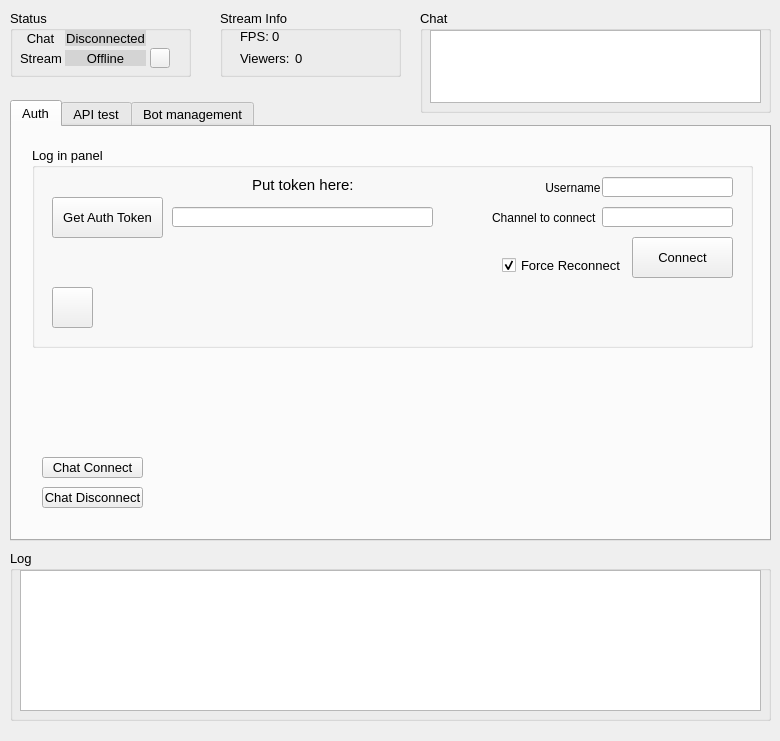
<?xml version="1.0" encoding="UTF-8"?>
<ui version="4.0">
 <class>Widget</class>
 <widget class="QWidget" name="Widget">
  <property name="geometry">
   <rect>
    <x>0</x>
    <y>0</y>
    <width>780</width>
    <height>741</height>
   </rect>
  </property>
  <property name="font">
   <font>
    <pointsize>10</pointsize>
   </font>
  </property>
  <property name="windowTitle">
   <string>Widget</string>
  </property>
  <property name="windowIcon">
   <iconset resource="resources.qrc">
    <normaloff>:/pic/DansGame.png</normaloff>:/pic/DansGame.png</iconset>
  </property>
  <widget class="QGroupBox" name="logBox">
   <property name="geometry">
    <rect>
     <x>10</x>
     <y>550</y>
     <width>761</width>
     <height>171</height>
    </rect>
   </property>
   <property name="title">
    <string>Log</string>
   </property>
   <widget class="QListWidget" name="log">
    <property name="geometry">
     <rect>
      <x>10</x>
      <y>20</y>
      <width>741</width>
      <height>141</height>
     </rect>
    </property>
    <property name="font">
     <font>
      <pointsize>12</pointsize>
     </font>
    </property>
    <property name="selectionMode">
     <enum>QAbstractItemView::NoSelection</enum>
    </property>
   </widget>
  </widget>
  <widget class="QGroupBox" name="statusBox">
   <property name="geometry">
    <rect>
     <x>10</x>
     <y>10</y>
     <width>181</width>
     <height>67</height>
    </rect>
   </property>
   <property name="title">
    <string>Status</string>
   </property>
   <widget class="QLabel" name="label_4">
    <property name="geometry">
     <rect>
      <x>10</x>
      <y>20</y>
      <width>41</width>
      <height>16</height>
     </rect>
    </property>
    <property name="font">
     <font>
      <pointsize>10</pointsize>
     </font>
    </property>
    <property name="layoutDirection">
     <enum>Qt::LeftToRight</enum>
    </property>
    <property name="autoFillBackground">
     <bool>false</bool>
    </property>
    <property name="text">
     <string>Chat</string>
    </property>
    <property name="alignment">
     <set>Qt::AlignCenter</set>
    </property>
   </widget>
   <widget class="QLabel" name="label_5">
    <property name="geometry">
     <rect>
      <x>10</x>
      <y>40</y>
      <width>51</width>
      <height>16</height>
     </rect>
    </property>
    <property name="font">
     <font>
      <pointsize>10</pointsize>
     </font>
    </property>
    <property name="autoFillBackground">
     <bool>false</bool>
    </property>
    <property name="text">
     <string>Stream</string>
    </property>
   </widget>
   <widget class="QLabel" name="chatConnectedLabel">
    <property name="geometry">
     <rect>
      <x>55</x>
      <y>20</y>
      <width>81</width>
      <height>16</height>
     </rect>
    </property>
    <property name="styleSheet">
     <string notr="true">background-color: rgb(212, 212, 212);
font: 10pt &quot;MS Shell Dlg 2&quot;;</string>
    </property>
    <property name="text">
     <string>Disconnected</string>
    </property>
    <property name="alignment">
     <set>Qt::AlignCenter</set>
    </property>
   </widget>
   <widget class="QLabel" name="streamOnlineLabel">
    <property name="geometry">
     <rect>
      <x>55</x>
      <y>40</y>
      <width>81</width>
      <height>16</height>
     </rect>
    </property>
    <property name="styleSheet">
     <string notr="true">background-color: rgb(212, 212, 212);
font: 10pt &quot;MS Shell Dlg 2&quot;;</string>
    </property>
    <property name="text">
     <string>Offline</string>
    </property>
    <property name="alignment">
     <set>Qt::AlignCenter</set>
    </property>
   </widget>
   <widget class="QPushButton" name="reconnectToStreamButton">
    <property name="geometry">
     <rect>
      <x>140</x>
      <y>38</y>
      <width>20</width>
      <height>20</height>
     </rect>
    </property>
    <property name="text">
     <string/>
    </property>
    <property name="icon">
     <iconset resource="resources.qrc">
      <normaloff>:/pic/reload.png</normaloff>:/pic/reload.png</iconset>
    </property>
   </widget>
  </widget>
  <widget class="QGroupBox" name="streamInfoBox">
   <property name="geometry">
    <rect>
     <x>220</x>
     <y>10</y>
     <width>181</width>
     <height>67</height>
    </rect>
   </property>
   <property name="title">
    <string>Stream Info</string>
   </property>
   <widget class="QLabel" name="fpsLabel">
    <property name="geometry">
     <rect>
      <x>52</x>
      <y>20</y>
      <width>46</width>
      <height>13</height>
     </rect>
    </property>
    <property name="text">
     <string>0</string>
    </property>
   </widget>
   <widget class="QLabel" name="viewersLabel">
    <property name="geometry">
     <rect>
      <x>75</x>
      <y>40</y>
      <width>46</width>
      <height>16</height>
     </rect>
    </property>
    <property name="text">
     <string>0</string>
    </property>
   </widget>
   <widget class="QLabel" name="label_6">
    <property name="geometry">
     <rect>
      <x>20</x>
      <y>20</y>
      <width>46</width>
      <height>13</height>
     </rect>
    </property>
    <property name="text">
     <string>FPS:</string>
    </property>
   </widget>
   <widget class="QLabel" name="label_7">
    <property name="geometry">
     <rect>
      <x>20</x>
      <y>40</y>
      <width>51</width>
      <height>16</height>
     </rect>
    </property>
    <property name="text">
     <string>Viewers:</string>
    </property>
   </widget>
  </widget>
  <widget class="QTabWidget" name="tabWidget">
   <property name="geometry">
    <rect>
     <x>10</x>
     <y>100</y>
     <width>761</width>
     <height>441</height>
    </rect>
   </property>
   <property name="currentIndex">
    <number>0</number>
   </property>
   <widget class="QWidget" name="tab">
    <attribute name="title">
     <string>Auth</string>
    </attribute>
    <widget class="QGroupBox" name="loginBox">
     <property name="geometry">
      <rect>
       <x>20</x>
       <y>20</y>
       <width>721</width>
       <height>201</height>
      </rect>
     </property>
     <property name="title">
      <string>Log in panel</string>
     </property>
     <widget class="QLineEdit" name="usernameEdit">
      <property name="geometry">
       <rect>
        <x>570</x>
        <y>30</y>
        <width>131</width>
        <height>20</height>
       </rect>
      </property>
     </widget>
     <widget class="QLabel" name="label">
      <property name="geometry">
       <rect>
        <x>460</x>
        <y>60</y>
        <width>171</width>
        <height>21</height>
       </rect>
      </property>
      <property name="font">
       <font>
        <pointsize>9</pointsize>
       </font>
      </property>
      <property name="text">
       <string>Channel to connect</string>
      </property>
     </widget>
     <widget class="QLineEdit" name="channelEdit">
      <property name="geometry">
       <rect>
        <x>570</x>
        <y>60</y>
        <width>131</width>
        <height>20</height>
       </rect>
      </property>
     </widget>
     <widget class="QLabel" name="label_3">
      <property name="geometry">
       <rect>
        <x>510</x>
        <y>30</y>
        <width>91</width>
        <height>21</height>
       </rect>
      </property>
      <property name="font">
       <font>
        <pointsize>9</pointsize>
       </font>
      </property>
      <property name="text">
       <string> Username</string>
      </property>
     </widget>
     <widget class="QPushButton" name="connectButton">
      <property name="geometry">
       <rect>
        <x>600</x>
        <y>90</y>
        <width>101</width>
        <height>41</height>
       </rect>
      </property>
      <property name="text">
       <string>Connect</string>
      </property>
     </widget>
     <widget class="QPushButton" name="getAuthButton">
      <property name="geometry">
       <rect>
        <x>20</x>
        <y>50</y>
        <width>111</width>
        <height>41</height>
       </rect>
      </property>
      <property name="text">
       <string>Get Auth Token</string>
      </property>
     </widget>
     <widget class="QLabel" name="label_2">
      <property name="geometry">
       <rect>
        <x>220</x>
        <y>30</y>
        <width>111</width>
        <height>16</height>
       </rect>
      </property>
      <property name="font">
       <font>
        <pointsize>11</pointsize>
       </font>
      </property>
      <property name="text">
       <string>Put token here:</string>
      </property>
     </widget>
     <widget class="QLineEdit" name="authTokenEdit">
      <property name="geometry">
       <rect>
        <x>140</x>
        <y>60</y>
        <width>261</width>
        <height>20</height>
       </rect>
      </property>
     </widget>
     <widget class="QCheckBox" name="forceReconnectBox">
      <property name="enabled">
       <bool>true</bool>
      </property>
      <property name="geometry">
       <rect>
        <x>470</x>
        <y>110</y>
        <width>121</width>
        <height>16</height>
       </rect>
      </property>
      <property name="text">
       <string>Force Reconnect</string>
      </property>
      <property name="checked">
       <bool>true</bool>
      </property>
     </widget>
     <widget class="QPushButton" name="saveButton">
      <property name="geometry">
       <rect>
        <x>20</x>
        <y>140</y>
        <width>41</width>
        <height>41</height>
       </rect>
      </property>
      <property name="toolTip">
       <string>&lt;html&gt;&lt;head/&gt;&lt;body&gt;&lt;p&gt;Save Log In Settings&lt;/p&gt;&lt;/body&gt;&lt;/html&gt;</string>
      </property>
      <property name="text">
       <string/>
      </property>
      <property name="icon">
       <iconset resource="resources.qrc">
        <normaloff>:/pic/save.png</normaloff>:/pic/save.png</iconset>
      </property>
      <property name="iconSize">
       <size>
        <width>31</width>
        <height>31</height>
       </size>
      </property>
     </widget>
    </widget>
    <widget class="QPushButton" name="chatDisconnectButton">
     <property name="geometry">
      <rect>
       <x>30</x>
       <y>360</y>
       <width>101</width>
       <height>21</height>
      </rect>
     </property>
     <property name="text">
      <string>Chat Disconnect</string>
     </property>
    </widget>
    <widget class="QPushButton" name="chatConnectButton">
     <property name="geometry">
      <rect>
       <x>30</x>
       <y>330</y>
       <width>101</width>
       <height>21</height>
      </rect>
     </property>
     <property name="text">
      <string>Chat Connect</string>
     </property>
    </widget>
   </widget>
   <widget class="QWidget" name="tab_2">
    <attribute name="title">
     <string>API test</string>
    </attribute>
    <widget class="QPushButton" name="pushButton">
     <property name="geometry">
      <rect>
       <x>500</x>
       <y>240</y>
       <width>191</width>
       <height>51</height>
      </rect>
     </property>
     <property name="text">
      <string>Test API</string>
     </property>
    </widget>
   </widget>
   <widget class="QWidget" name="tab_3">
    <attribute name="title">
     <string>Bot management</string>
    </attribute>
   </widget>
  </widget>
  <widget class="QGroupBox" name="chatBox">
   <property name="geometry">
    <rect>
     <x>420</x>
     <y>10</y>
     <width>351</width>
     <height>103</height>
    </rect>
   </property>
   <property name="title">
    <string>Chat</string>
   </property>
   <widget class="QListWidget" name="chat">
    <property name="geometry">
     <rect>
      <x>10</x>
      <y>20</y>
      <width>331</width>
      <height>73</height>
     </rect>
    </property>
    <property name="autoFillBackground">
     <bool>false</bool>
    </property>
    <property name="styleSheet">
     <string notr="true">QListWidget::item { border-bottom: 1px solid black; }</string>
    </property>
    <property name="alternatingRowColors">
     <bool>true</bool>
    </property>
    <property name="selectionMode">
     <enum>QAbstractItemView::NoSelection</enum>
    </property>
    <property name="isWrapping" stdset="0">
     <bool>false</bool>
    </property>
    <property name="wordWrap">
     <bool>true</bool>
    </property>
   </widget>
  </widget>
 </widget>
 <layoutdefault spacing="6" margin="11"/>
 <resources>
  <include location="resources.qrc"/>
 </resources>
 <connections/>
</ui>
